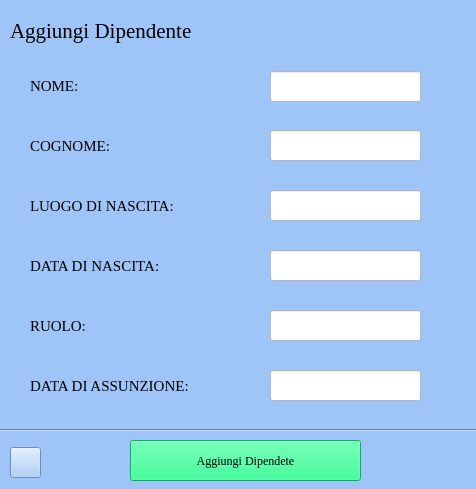
<?xml version="1.0" encoding="UTF-8"?>
<ui version="4.0">
 <class>Form</class>
 <widget class="QWidget" name="Form">
  <property name="geometry">
   <rect>
    <x>0</x>
    <y>0</y>
    <width>476</width>
    <height>489</height>
   </rect>
  </property>
  <property name="windowTitle">
   <string>Form</string>
  </property>
  <property name="styleSheet">
   <string notr="true">background-color: rgb(159, 197, 248);</string>
  </property>
  <widget class="Line" name="line_sotto">
   <property name="geometry">
    <rect>
     <x>-10</x>
     <y>420</y>
     <width>621</width>
     <height>21</height>
    </rect>
   </property>
   <property name="styleSheet">
    <string notr="true">background-color:rgb(159, 197, 248);</string>
   </property>
   <property name="orientation">
    <enum>Qt::Horizontal</enum>
   </property>
  </widget>
  <widget class="QLabel" name="lbl_nome">
   <property name="geometry">
    <rect>
     <x>30</x>
     <y>70</y>
     <width>81</width>
     <height>31</height>
    </rect>
   </property>
   <property name="font">
    <font>
     <family>Georgia</family>
     <pointsize>11</pointsize>
    </font>
   </property>
   <property name="text">
    <string>NOME:</string>
   </property>
  </widget>
  <widget class="QLabel" name="lbl_birth">
   <property name="geometry">
    <rect>
     <x>30</x>
     <y>190</y>
     <width>191</width>
     <height>31</height>
    </rect>
   </property>
   <property name="font">
    <font>
     <family>Georgia</family>
     <pointsize>11</pointsize>
    </font>
   </property>
   <property name="text">
    <string>LUOGO DI NASCITA:</string>
   </property>
  </widget>
  <widget class="QLabel" name="lbl_ruolo">
   <property name="geometry">
    <rect>
     <x>30</x>
     <y>310</y>
     <width>91</width>
     <height>31</height>
    </rect>
   </property>
   <property name="font">
    <font>
     <family>Georgia</family>
     <pointsize>11</pointsize>
    </font>
   </property>
   <property name="text">
    <string>RUOLO:</string>
   </property>
  </widget>
  <widget class="QLabel" name="lbl_data_assunzione">
   <property name="geometry">
    <rect>
     <x>30</x>
     <y>370</y>
     <width>211</width>
     <height>31</height>
    </rect>
   </property>
   <property name="font">
    <font>
     <family>Georgia</family>
     <pointsize>11</pointsize>
    </font>
   </property>
   <property name="text">
    <string>DATA DI ASSUNZIONE:</string>
   </property>
  </widget>
  <widget class="QLabel" name="lbl_TITOLO">
   <property name="geometry">
    <rect>
     <x>10</x>
     <y>10</y>
     <width>261</width>
     <height>41</height>
    </rect>
   </property>
   <property name="font">
    <font>
     <family>Georgia</family>
     <pointsize>16</pointsize>
    </font>
   </property>
   <property name="text">
    <string>Aggiungi Dipendente</string>
   </property>
  </widget>
  <widget class="QLabel" name="lbl_cognome">
   <property name="geometry">
    <rect>
     <x>30</x>
     <y>130</y>
     <width>121</width>
     <height>31</height>
    </rect>
   </property>
   <property name="font">
    <font>
     <family>Georgia</family>
     <pointsize>11</pointsize>
    </font>
   </property>
   <property name="text">
    <string>COGNOME:</string>
   </property>
  </widget>
  <widget class="QLabel" name="lbl_luogo_nascita">
   <property name="geometry">
    <rect>
     <x>30</x>
     <y>250</y>
     <width>181</width>
     <height>31</height>
    </rect>
   </property>
   <property name="font">
    <font>
     <family>Georgia</family>
     <pointsize>11</pointsize>
    </font>
   </property>
   <property name="text">
    <string>DATA DI NASCITA:</string>
   </property>
  </widget>
  <widget class="QLineEdit" name="lineEdit_nome">
   <property name="geometry">
    <rect>
     <x>270</x>
     <y>71</y>
     <width>151</width>
     <height>31</height>
    </rect>
   </property>
   <property name="styleSheet">
    <string notr="true">background-color: rgb(255, 255, 255);</string>
   </property>
  </widget>
  <widget class="QLineEdit" name="lineEdit_data_assunzione">
   <property name="geometry">
    <rect>
     <x>270</x>
     <y>370</y>
     <width>151</width>
     <height>31</height>
    </rect>
   </property>
   <property name="styleSheet">
    <string notr="true">background-color: rgb(255, 255, 255);</string>
   </property>
  </widget>
  <widget class="QLineEdit" name="lineEdit_ruolo">
   <property name="geometry">
    <rect>
     <x>270</x>
     <y>310</y>
     <width>151</width>
     <height>31</height>
    </rect>
   </property>
   <property name="styleSheet">
    <string notr="true">background-color: rgb(255, 255, 255);</string>
   </property>
  </widget>
  <widget class="QLineEdit" name="lineEdit_birthday">
   <property name="geometry">
    <rect>
     <x>270</x>
     <y>250</y>
     <width>151</width>
     <height>31</height>
    </rect>
   </property>
   <property name="styleSheet">
    <string notr="true">background-color: rgb(255, 255, 255);</string>
   </property>
  </widget>
  <widget class="QLineEdit" name="lineEdit_5">
   <property name="geometry">
    <rect>
     <x>270</x>
     <y>190</y>
     <width>151</width>
     <height>31</height>
    </rect>
   </property>
   <property name="styleSheet">
    <string notr="true">background-color: rgb(255, 255, 255);</string>
   </property>
  </widget>
  <widget class="QLineEdit" name="lineEdit_cognome">
   <property name="geometry">
    <rect>
     <x>270</x>
     <y>130</y>
     <width>151</width>
     <height>31</height>
    </rect>
   </property>
   <property name="styleSheet">
    <string notr="true">background-color: rgb(255, 255, 255);</string>
   </property>
  </widget>
  <widget class="QPushButton" name="bt_agg_dipendente">
   <property name="geometry">
    <rect>
     <x>130</x>
     <y>440</y>
     <width>231</width>
     <height>41</height>
    </rect>
   </property>
   <property name="font">
    <font>
     <family>Georgia</family>
    </font>
   </property>
   <property name="styleSheet">
    <string notr="true">background-color: rgb(0, 255, 127);</string>
   </property>
   <property name="text">
    <string>Aggiungi Dipendete</string>
   </property>
  </widget>
  <widget class="QPushButton" name="bt_back">
   <property name="geometry">
    <rect>
     <x>10</x>
     <y>447</y>
     <width>31</width>
     <height>31</height>
    </rect>
   </property>
   <property name="styleSheet">
    <string notr="true">image: url(:/Icone/Icone/feather/arrow-left.svg);</string>
   </property>
   <property name="text">
    <string/>
   </property>
  </widget>
 </widget>
 <resources>
  <include location="Risorse/Icons.qrc"/>
 </resources>
 <connections/>
</ui>
